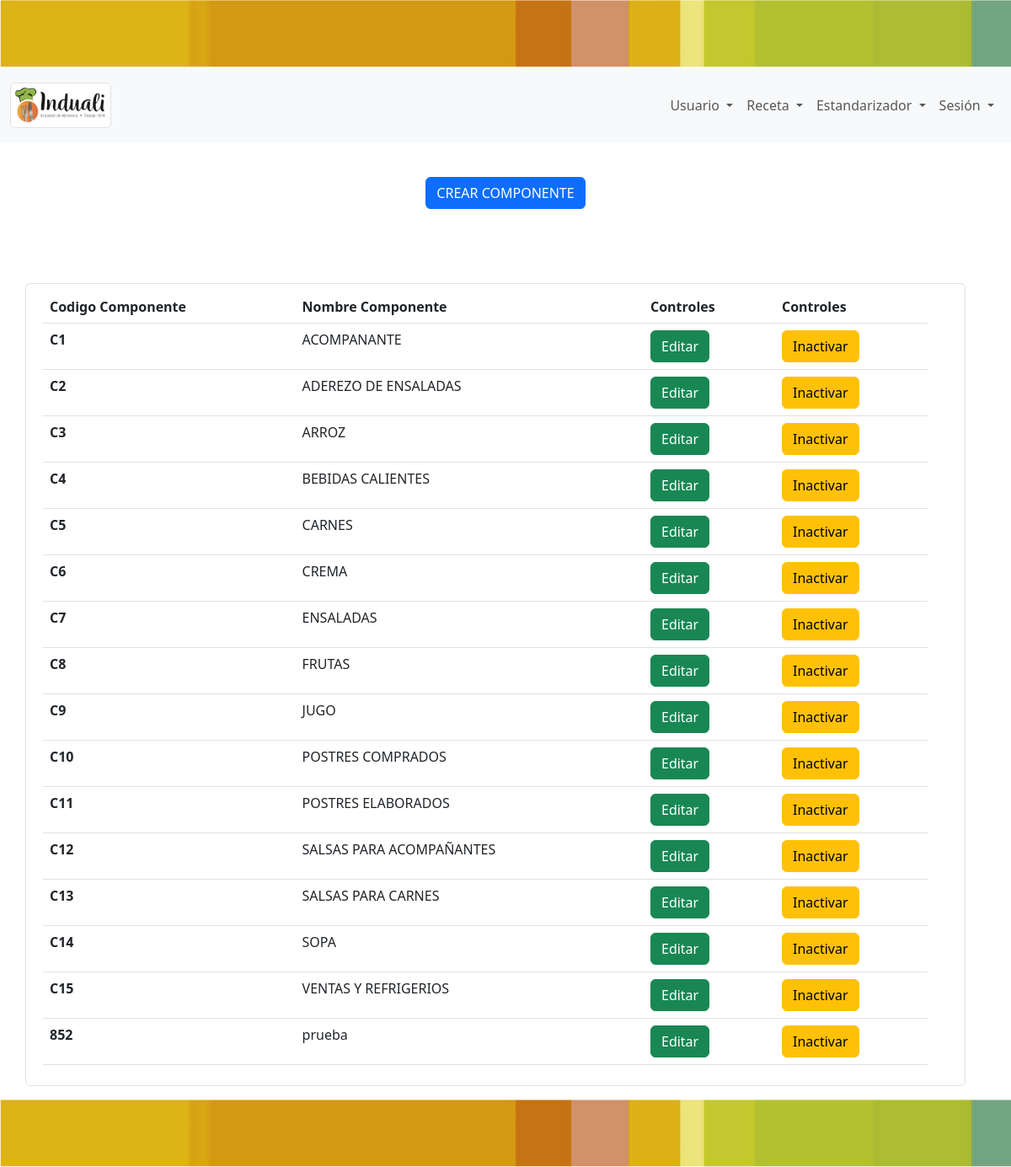
Page /componente/componente/ on the committed database.
### componente/models.py (models this page shows, shortened)
class Componente (models.Model):
   codComponente=models.TextField(max_length=50, verbose_name="Código Componente")
   nomComponente=models.TextField(max_length=50, verbose_name="Nombre Componente")

### componente/views.py (the view)
# urls.py: path('componente/', include('componente.urls')),
def componente(request):
    componente = Componente.objects.all()
    return render(request,'componente/componente.html',{'componente': componente})

### base/templates/componente/componente.html (shortened to what this page needs)
{% extends 'partials/body.html' %}`
{% load static %}
{% block contenido %}
<center>
  <section id="botonesComponente">
    <section class="col-lg-12 button_añadir">
      <form class="form-inline my-3 my-lg-3">
        <br>
        <a href="{% url 'crear-componente'%}" class="btn btn-primary"> CREAR COMPONENTE
        </a>
      </form>
    </section>
</center>
<br />
<br />
<br />
<section id="tablaUsuario">
  <section class="col-lg-12 table">
    <div class="container text-center bg-white text-dark row g-6 border rounded">
      <div class="row align-items-start">
        <div class="col-12 table-responsive">
          <table class="table" id="tabla-general">
            <thead class="thead-dark">
              <tr>
                <th scope="col">Codigo Componente</th>
                <th scope="col">Nombre Componente</th>
                <th scope="col">Controles</th>
                <th scope="col">Controles</th>
              </tr>
            </thead>
            <tbody id="tblComponente">
              {% for items in componente%}
              <tr>
                <th scope="row">{{items.codComponente}}</th>
                <td>{{items.nomComponente}}</td>
                <td>
                  <button type="button" class="btn btn-success">Editar</button>
                </td>
                <td>
                  <button type="button" class="btn btn-warning">Inactivar</button>
                </td>
              </tr>
              {% endfor %}
            </tbody>
          </table>
        </div>
      </div>
    </div>
  </section>
</section>
  {% endblock contenido %}

### static/css/estilos.css (style rules this page uses)
* { margin: 0px; padding: 0px; }
body { height: 400px; background-image: url("https://3.bp.blogspot.com/-jx4iOrTkN-o/XGCM5wiWqpI/AAAAAAAAEfQ/oenvBoXaPMsaI-XV9bFCwF-aWsKCs1f2QCLcBGAs/s1600/alimentos-ricos-en-minerales.jpg"); background-size: cover; background-repeat: no-repeat; background-attachment: fixed; display: grid; min-height: 100vh; grid-template-rows: 80px 90px auto 80px; position: relative; }

### rows in the picture
Componente: codComponente "C1", nomComponente "ACOMPANANTE"
Componente: codComponente "C2", nomComponente "ADEREZO DE ENSALADAS"
Componente: codComponente "C3", nomComponente "ARROZ"
Componente: codComponente "C4", nomComponente "BEBIDAS CALIENTES"
Componente: codComponente "C5", nomComponente "CARNES"
Componente: codComponente "C6", nomComponente "CREMA"
Componente: codComponente "C7", nomComponente "ENSALADAS"
Componente: codComponente "C8", nomComponente "FRUTAS"
Componente: codComponente "C9", nomComponente "JUGO"
Componente: codComponente "C10", nomComponente "POSTRES COMPRADOS"
Componente: codComponente "C11", nomComponente "POSTRES ELABORADOS"
Componente: codComponente "C12", nomComponente "SALSAS PARA ACOMPAÑANTES"
Componente: codComponente "C13", nomComponente "SALSAS PARA CARNES"
Componente: codComponente "C14", nomComponente "SOPA"
Componente: codComponente "C15", nomComponente "VENTAS Y REFRIGERIOS"
Componente: codComponente "852", nomComponente "prueba"
